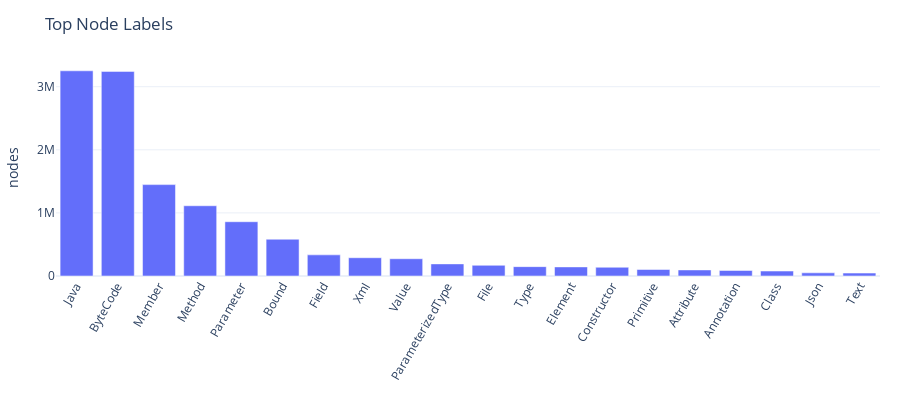
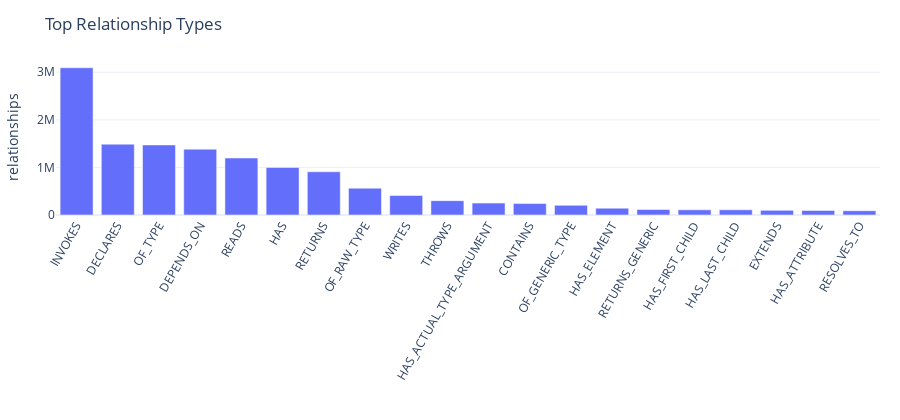
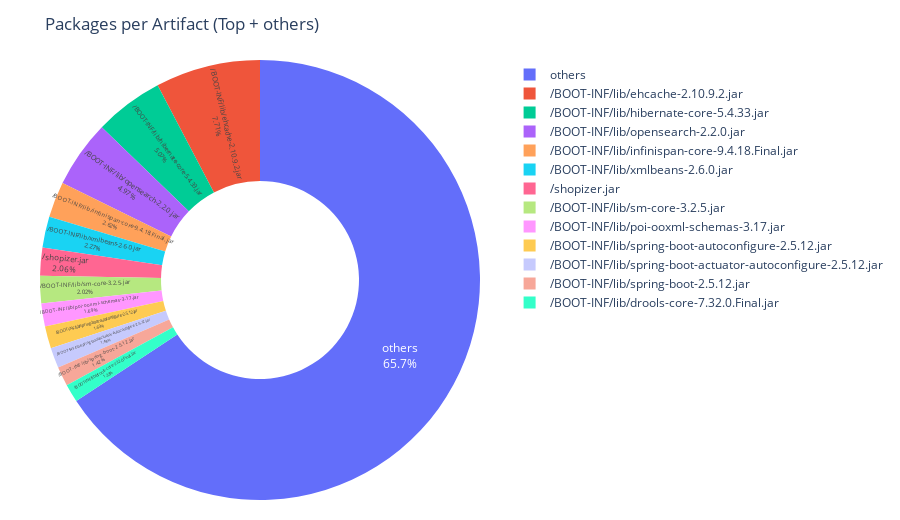
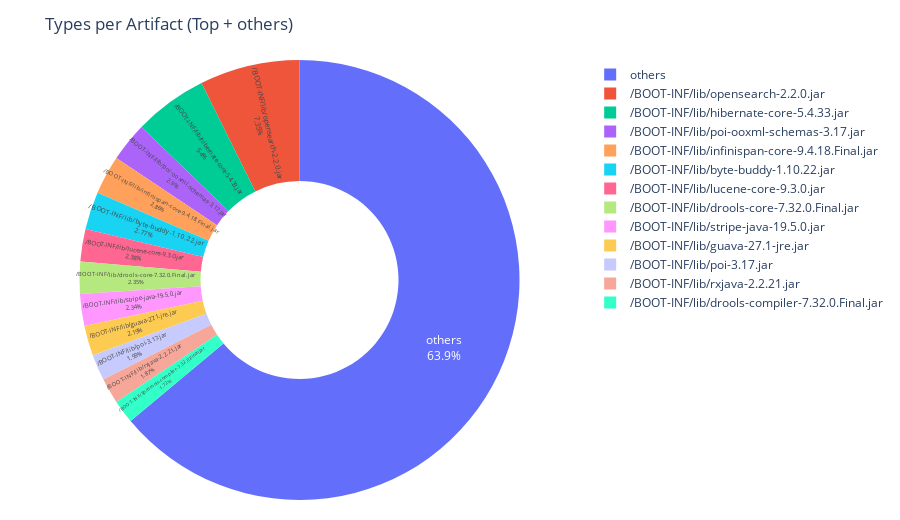

Write notebook code for charts like these, in order.
### Code cell
# --- Charts ---
bar_smart_clean(df_node_label_count, 'nodeLabel', 'nodesWithThatLabel', 'Top Node Labels', 'nodes')
bar_smart_clean(df_rel_type_count, 'relationshipType', 'nodesWithThatRelationshipType', 'Top Relationship Types', 'relationships')
pie_top_donut(df_pkgs, 'artifactName', 'numberOfPackages', 'Packages per Artifact (Top + others)')
pie_top_donut(df_types, 'artifactName', 'numberOfTypes', 'Types per Artifact (Top + others)')

### Figure 1 — Plotly figure (JSON) as saved in the notebook; plotly's stock layout.template omitted (floating-point values rounded to 4 significant figures)
{"data": [{"hovertemplate": "=%{x}<br>nodes=%{y}<extra></extra>", "legendgroup": "", "marker": {"color": "#636efa", "pattern": {"shape": ""}}, "name": "", "orientation": "v", "showlegend": false, "textposition": "auto", "type": "bar", "x": ["Java", "ByteCode", "Member", "Method", "Parameter", "Bound", "Field", "Xml", "Value", "ParameterizedType", "File", "Type", "Element", "Constructor", "Primitive", "Attribute", "Annotation", "Class", "Json", "Text"], "xaxis": "x", "y": [3252187, 3242983, 1448193, 1113223, 860210, 582685, 334970, 289757, 273518, 192011, 169456, 148427, 144289, 138700, 103128, 96146, 87506, 78395, 50441, 46379], "yaxis": "y"}], "layout": {"barmode": "relative", "height": 420, "legend": {"tracegroupgap": 0}, "margin": {"b": 40, "l": 20, "r": 20, "t": 60}, "title": {"text": "Top Node Labels"}, "xaxis": {"anchor": "y", "domain": [0, 1], "tickangle": -60, "title": {"text": ""}}, "yaxis": {"anchor": "x", "domain": [0, 1], "title": {"text": "nodes"}}}}

### Figure 2 — Plotly figure (JSON) as saved in the notebook; plotly's stock layout.template omitted (floating-point values rounded to 4 significant figures)
{"data": [{"hovertemplate": "=%{x}<br>relationships=%{y}<extra></extra>", "legendgroup": "", "marker": {"color": "#636efa", "pattern": {"shape": ""}}, "name": "", "orientation": "v", "showlegend": false, "textposition": "auto", "type": "bar", "x": ["INVOKES", "DECLARES", "OF_TYPE", "DEPENDS_ON", "READS", "HAS", "RETURNS", "OF_RAW_TYPE", "WRITES", "THROWS", "HAS_ACTUAL_TYPE_ARGUMENT", "CONTAINS", "OF_GENERIC_TYPE", "HAS_ELEMENT", "RETURNS_GENERIC", "HAS_FIRST_CHILD", "HAS_LAST_CHILD", "EXTENDS", "HAS_ATTRIBUTE", "RESOLVES_TO"], "xaxis": "x", "y": [3094986, 1488648, 1473110, 1383899, 1197812, 1000532, 908690, 564554, 410412, 301314, 250044, 240711, 204103, 143534, 115034, 108497, 108497, 97387, 96146, 89225], "yaxis": "y"}], "layout": {"barmode": "relative", "height": 420, "legend": {"tracegroupgap": 0}, "margin": {"b": 40, "l": 20, "r": 20, "t": 60}, "title": {"text": "Top Relationship Types"}, "xaxis": {"anchor": "y", "domain": [0, 1], "tickangle": -60, "title": {"text": ""}}, "yaxis": {"anchor": "x", "domain": [0, 1], "title": {"text": "relationships"}}}}

### Figure 3 — Plotly figure (JSON) as saved in the notebook; plotly's stock layout.template omitted (floating-point values rounded to 4 significant figures)
{"data": [{"domain": {"x": [0, 1], "y": [0, 1]}, "hole": 0.45, "hovertemplate": "artifactName=%{label}<br>numberOfPackages=%{value}<extra></extra>", "labels": ["/BOOT-INF/lib/ehcache-2.10.9.2.jar", "/BOOT-INF/lib/hibernate-core-5.4.33.jar", "/BOOT-INF/lib/opensearch-2.2.0.jar", "/BOOT-INF/lib/infinispan-core-9.4.18.Final.jar", "/BOOT-INF/lib/xmlbeans-2.6.0.jar", "/shopizer.jar", "/BOOT-INF/lib/sm-core-3.2.5.jar", "/BOOT-INF/lib/poi-ooxml-schemas-3.17.jar", "/BOOT-INF/lib/spring-boot-autoconfigure-2.5.12.jar", "/BOOT-INF/lib/spring-boot-actuator-autoconfigure-2.5.12.jar", "/BOOT-INF/lib/spring-boot-2.5.12.jar", "/BOOT-INF/lib/drools-core-7.32.0.Final.jar", "others"], "legendgroup": "", "name": "", "showlegend": true, "textinfo": "percent+label", "textposition": "inside", "type": "pie", "values": [520, 342, 335, 177, 153, 139, 136, 114, 110, 100, 96, 90, 4435]}], "layout": {"height": 520, "legend": {"tracegroupgap": 0}, "margin": {"b": 20, "l": 20, "r": 20, "t": 60}, "title": {"text": "Packages per Artifact (Top + others)"}}}

### Figure 4 — Plotly figure (JSON) as saved in the notebook; plotly's stock layout.template omitted (floating-point values rounded to 4 significant figures)
{"data": [{"domain": {"x": [0, 1], "y": [0, 1]}, "hole": 0.45, "hovertemplate": "artifactName=%{label}<br>numberOfTypes=%{value}<extra></extra>", "labels": ["/BOOT-INF/lib/opensearch-2.2.0.jar", "/BOOT-INF/lib/hibernate-core-5.4.33.jar", "/BOOT-INF/lib/poi-ooxml-schemas-3.17.jar", "/BOOT-INF/lib/infinispan-core-9.4.18.Final.jar", "/BOOT-INF/lib/byte-buddy-1.10.22.jar", "/BOOT-INF/lib/lucene-core-9.3.0.jar", "/BOOT-INF/lib/drools-core-7.32.0.Final.jar", "/BOOT-INF/lib/stripe-java-19.5.0.jar", "/BOOT-INF/lib/guava-27.1-jre.jar", "/BOOT-INF/lib/poi-3.17.jar", "/BOOT-INF/lib/rxjava-2.2.21.jar", "/BOOT-INF/lib/drools-compiler-7.32.0.Final.jar", "others"], "legendgroup": "", "name": "", "showlegend": true, "textinfo": "percent+label", "textposition": "inside", "type": "pie", "values": [6536, 4800, 2579, 2544, 2459, 2117, 2091, 2081, 1950, 1715, 1659, 1530, 56833]}], "layout": {"height": 520, "legend": {"tracegroupgap": 0}, "margin": {"b": 20, "l": 20, "r": 20, "t": 60}, "title": {"text": "Types per Artifact (Top + others)"}}}
